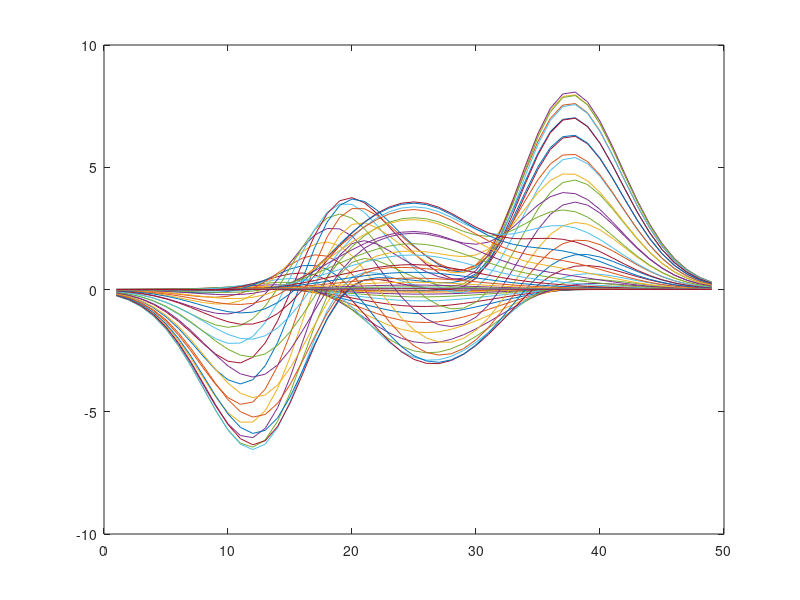

Recreate this plot in MATLAB. (Note: this script raises an error after producing the figure.)
close all; clear; clc;

% 设置 figure 边界的宽度

%% 单幅图像显示
clear; clc;
back_color = [240,240,240]/255;
fig = figure('color', back_color);
plot(peaks)
set(gca, 'color', back_color);
ax = gca;
ax.Units = 'pixels';
pos = ax.OuterPosition; % 整个figure的坐标位置
rect = [0, 0, pos(3), pos(4)];
fig_rgb = getframe(fig, rect);
fig_rgb = fig_rgb.cdata;
imwrite(fig_rgb, 'single_plot_original.jpg');

% 改善, 边界尽量窄
clear; clc;
back_color = [240,240,240]/255;
fig = figure('color', back_color);
plot(peaks)
set(gca, 'color', back_color);
ax = gca;
ax.Units = 'pixels';
outerpos = ax.OuterPosition;
ti = ax.TightInset;
left = outerpos(1) + ti(1);
bottom = outerpos(2) + ti(2);
ax_width = outerpos(3) - ti(1) - ti(3);
ax_height = outerpos(4) - ti(2) - ti(4);
ax.Position = [left bottom ax_width ax_height];
% save
pos = ax.Position; % 整个figure的坐标位置
rect = [0, 0, round(pos(3)+pos(1)), round(pos(4)+pos(2))];
fig_rgb = getframe(fig, rect);
fig_rgb = fig_rgb.cdata;
imwrite(fig_rgb, 'single_plot_modify.jpg');

% 改善, 去除坐标轴以外的图像
clear; clc;
% fig = figure;
plot(peaks)
axis off
set(gca, 'color', [255, 255, 255]/255);
ax = gca;
ax.Units = 'pixels';
pos = ax.Position;
rect = [0, 0, pos(3), pos(4)];
fig_rgb = getframe(ax, rect);
fig_rgb = fig_rgb.cdata;
imwrite(fig_rgb, 'axisoff_plot_modify.jpg');

%% 多个子图显示
clear; clc;
fig = figure;
subplot(211), plot(peaks);
set(gca, 'color', [255, 255, 255]/255);
subplot(212), plot(peaks);
set(gca, 'color', [255, 255, 255]/255);
saveas(fig, 'multi_plot_original.jpg');

% 改善, 边界尽量窄
fig = figure('NumberTitle', 'off', 'Name', '标题');
T = tiledlayout(2,1);
T.TileSpacing = 'compact';
T.Padding = 'compact';
nexttile(1);
plot(peaks);
set(gca, 'color', [255, 255, 255]/255);
nexttile(2);
plot(peaks);
set(gca, 'color', [255, 255, 255]/255);
saveas(fig, 'multi_plot_modify.jpg');
